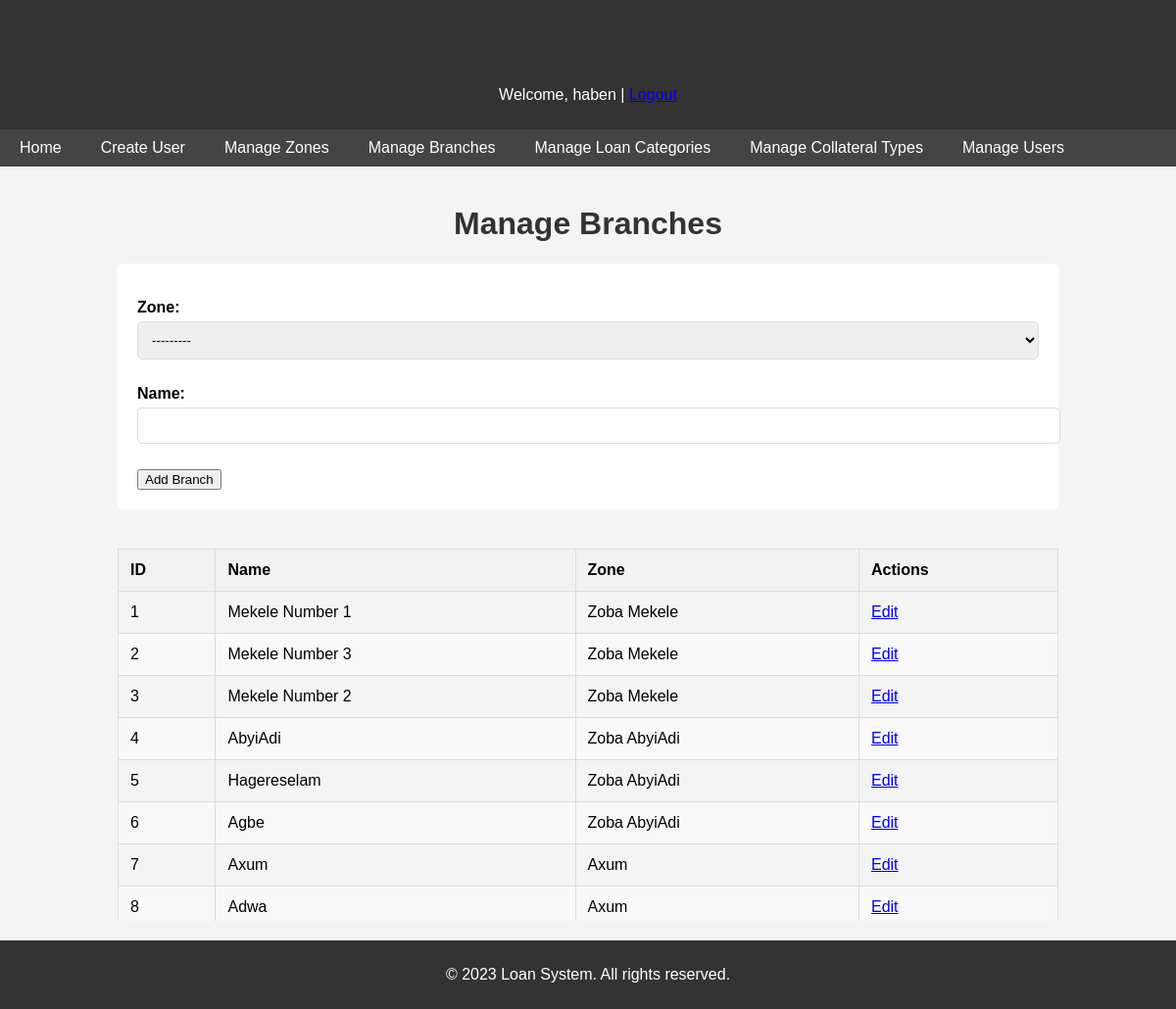
/manage_branches/ (signed in), run on the app's committed database.
### loans/models.py (models this page shows, shortened)
class CustomUser(AbstractUser):
    USER_ROLES = [
        ('loan_officer', 'Loan Officer'),
        ('finance', 'Finance'),
        ('operational_manager', 'Operational Manager'),
        ('manager', 'Manager')
    ]
    role = models.CharField(max_length=20, choices=USER_ROLES)
    phone_number = models.CharField(max_length=20)
    zone = models.ForeignKey(Zone, on_delete=models.SET_NULL, null=True, blank=True)
    branch = models.ForeignKey(Branch, on_delete=models.SET_NULL, null=True, blank=True)

class Zone(models.Model):
    name = models.CharField(max_length=255)
    def __str__(self):
        return self.name

class Branch(models.Model):
    zone = models.ForeignKey(Zone, on_delete=models.CASCADE)
    name = models.CharField(max_length=255)

### loans/views.py (the view)
# urls.py: path('manage_branches/', views.manage_branches, name='manage_branches'),
@login_required
@user_passes_test(lambda u: u.is_superuser)
def manage_branches(request):
    branches = Branch.objects.select_related('zone').all()
    if request.method == 'POST':
        form = BranchForm(request.POST)
        if form.is_valid():
            form.save()
            return redirect('manage_branches')
    else:
        form = BranchForm()
    return render(request, 'loans/manage_branches.html', {'branches': branches, 'form': form})

### loans/forms.py
class BranchForm(forms.ModelForm):
    class Meta:
        model = Branch
        fields = ['zone', 'name']

### templates/loans/manage_branches.html (shortened to what this page needs)
{% extends "base.html" %}
{% block content %}
<h1>Manage Branches</h1>
<form method="post">
    {{ form.as_p }}
    <button type="submit">Add Branch</button>
</form>
<div class="table-container">
    <table>
        <thead>
            <tr>
                <th>ID</th>
                <th>Name</th>
                <th>Zone</th>
                <th>Actions</th>
            </tr>
        </thead>
        <tbody>
            {% for branch in branches %}
            <tr>
                <td>{{ branch.id }}</td>
                <td>{{ branch.name }}</td>
                <td>{{ branch.zone.name }}</td>
                <td><a href="{% url 'edit_branch' branch.id %}">Edit</a></td>
            </tr>
            {% endfor %}
        </tbody>
    </table>
</div>
{% endblock %}

### templates/base.html (shortened to what this page needs)
<!DOCTYPE html>
<html>
<head>
    {% load static %}
    <link rel="stylesheet" type="text/css" href="{% static 'css/styles.css' %}">
</head>
<body>
    <header>
        <h1>Loan System</h1>
        {% if user.is_authenticated %}
            <p>Welcome, {{ user.username }} | <a href="{% url 'logout' %}">Logout</a></p>
        {% else %}
            <p><a href="{% url 'login' %}">Login</a></p>
        {% endif %}
    </header>
    <nav>
        <a href="{% url 'home' %}">Home</a>
        {% if user.is_authenticated %}
            {% if user.is_superuser %}
                <a href="{% url 'create_user' %}">Create User</a>
                <a href="{% url 'manage_zones' %}">Manage Zones</a>
                <a href="{% url 'manage_branches' %}">Manage Branches</a>
                <a href="{% url 'manage_loan_categories' %}">Manage Loan Categories</a>
                <a href="{% url 'manage_collateral_types' %}">Manage Collateral Types</a>
                <a href="{% url 'manage_users' %}">Manage Users</a>
            {% endif %}
        {% endif %}
    </nav>
    <div class="container">
        {% block content %}
        {% endblock %}
    </div>
    <footer>
        <p>&copy; 2023 Loan System. All rights reserved.</p>
    </footer>
</body>
</html>

### static/css/styles.css (style rules this page uses)
body { font-family: Arial, sans-serif; margin: 0; padding: 0; background-color: #f4f4f4; }
header { background-color: #333; color: white; padding: 10px 0; text-align: center; }
nav { margin: 0; padding: 0; background-color: #444; overflow: hidden; }
nav a { float: left; display: block; color: white; text-align: center; padding: 14px 20px; text-decoration: none; }
.container { width: 80%; margin: auto; overflow: hidden; }
h1 { margin-top: 20px; text-align: center; color: #333; }
form { background: white; padding: 20px; border-radius: 5px; margin: 20px 0; }
form label { display: block; margin-bottom: 5px; font-weight: bold; }
form input[type="text"], form input[type="password"], form select, form textarea { width: 100%; padding: 10px; margin-bottom: 10px; border: 1px solid #ddd; border-radius: 5px; }
body { display: flex; flex-direction: column; min-height: 100vh; margin: 0; }
.container { flex: 1; overflow: auto; padding: 20px; }
footer { text-align: center; padding: 10px 0; background-color: #333; color: white; position: relative; bottom: 0; width: 100%; }
.table-container { max-height: 400px; overflow-y: auto; margin-top: 20px; }
table { width: 100%; border-collapse: collapse; margin: 20px 0; }
table, th, td { border: 1px solid #ddd; }
th, td { padding: 12px; text-align: left; }
th { background-color: #f2f2f2; color: black; }
tr:nth-child(even) { background-color: #f9f9f9; }
nav { display: flex; background-color: #444; overflow: hidden; }
nav a { padding: 10px 20px; text-align: center; color: white; text-decoration: none; display: inline-block; }

### templates/base.html (style rules this page uses)
body { display: flex; flex-direction: column; min-height: 100vh; margin: 0; }
.container { flex: 1; overflow: auto; padding: 20px; }
footer { text-align: center; padding: 10px 0; background-color: #333; color: white; position: relative; bottom: 0; width: 100%; }
.table-container { max-height: 400px; overflow-y: auto; margin-top: 20px; }
table { width: 100%; border-collapse: collapse; margin: 20px 0; }
table, th, td { border: 1px solid #ddd; }
th, td { padding: 12px; text-align: left; }
th { background-color: #f2f2f2; color: black; }
tr:nth-child(even) { background-color: #f9f9f9; }
nav { display: flex; background-color: #444; overflow: hidden; }
nav a { padding: 10px 20px; text-align: center; color: white; text-decoration: none; display: inline-block; }

### data on the page
CustomUser: username "haben"
Branch: id "1", name "Mekele Number 1", zone.name "Zoba Mekele"
Branch: id "2", name "Mekele Number 3", zone.name "Zoba Mekele"
Branch: id "3", name "Mekele Number 2", zone.name "Zoba Mekele"
Branch: id "4", name "AbyiAdi", zone.name "Zoba AbyiAdi"
Branch: id "5", name "Hagereselam", zone.name "Zoba AbyiAdi"
Branch: id "6", name "Agbe", zone.name "Zoba AbyiAdi"
Branch: id "7", name "Axum", zone.name "Axum"
Branch: id "8", name "Adwa", zone.name "Axum"
